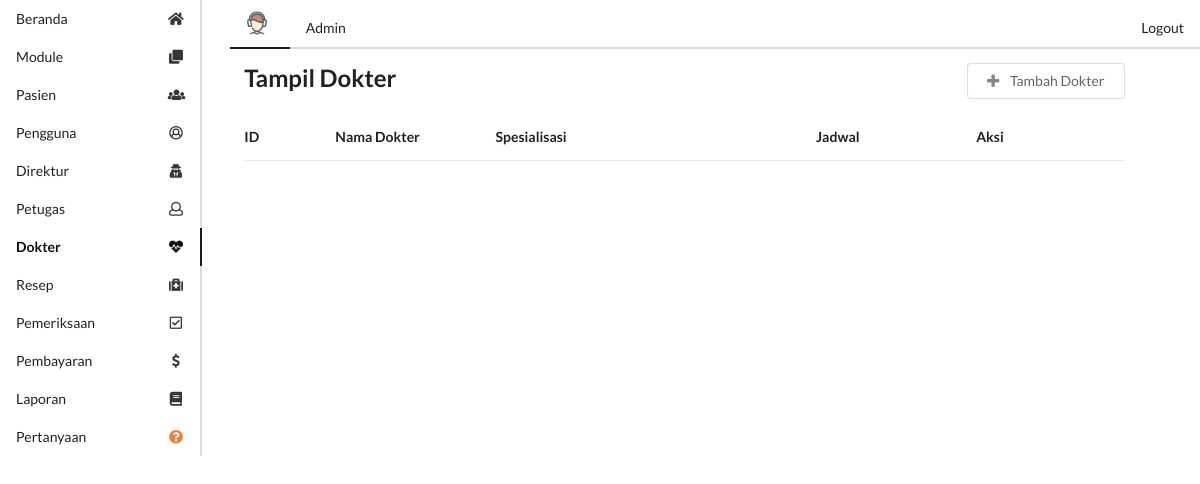
Page /u/media.php?m=dokter (signed in) on the earlier database version.
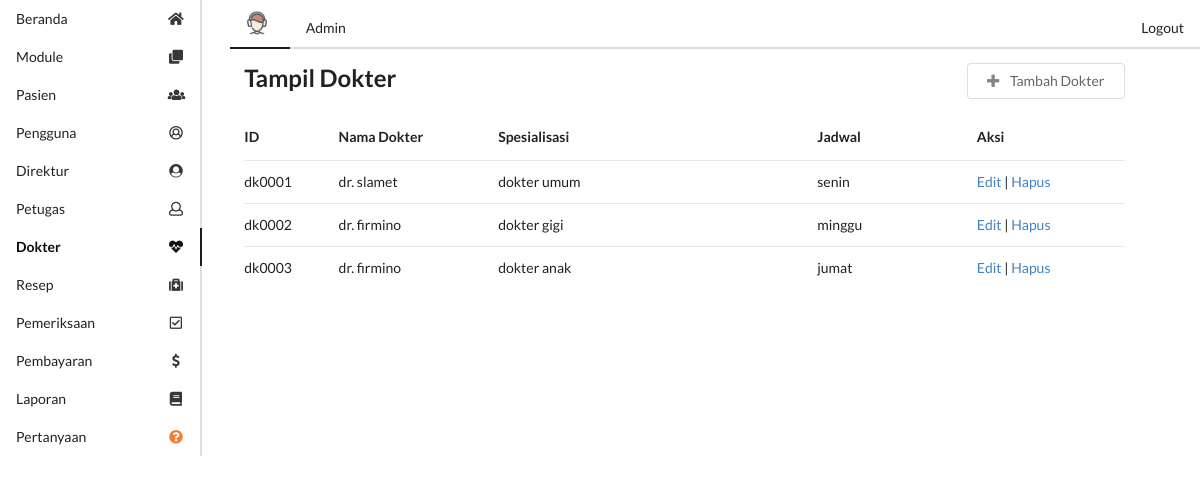
Same page on the later database version.
### tables this page shows
create table module(
    module_id int primary key auto_increment,
    module_name varchar(50) not null,
    link varchar(50),
    icon varchar(50),
    active enum('Y','N') not null default 'Y',
    access_director enum('Y','N'),
    access_admin enum('Y','N'),
    access_doctor enum('Y','N')
);

create table dokter(
    id_dokter varchar(6) primary key,
    id_pengguna varchar(6),
    nama_dokter varchar(50) not null,
    spesialisasi varchar(50) not null,
    jadwal varchar(50) not null,

    constraint fk_dok_pengguna foreign key(id_pengguna) references pengguna(id_pengguna)

);

### config/functions.php (called while the page is built, shortened)
<?php
function dbConnect()
{
    $db = new mysqli("localhost", "root", "siswanto123321", "si_klinik");
    return $db;
}
function getListModule($status)
{
    if ($status == 'dirut') {
        $akses = 'access_director';
    } else if ($status == 'dokter') {
        $akses = 'access_doctor';
    } else {
        $akses = 'access_admin';
    }
    $db = dbConnect();
    if ($db->connect_errno == 0) {
        $res = $db->query("SELECT * FROM module WHERE active='Y' AND $akses='Y' ");
        if ($res) {
            $data = $res->fetch_all(MYSQLI_ASSOC);
            return $data;
        } else {
            return false;
        }
    } else {
        return false;
    }
}

### model/Dokter.php (called while the page is built, shortened)
<?php
class Dokter
{
    function getListDokter()
    {
        $conn = dbConnect();
        if ($conn->connect_errno == 0) {
            $sql = "SELECT * FROM dokter";
            $res = $conn->query($sql);
            if ($res) {
                $data = $res->fetch_all(MYSQLI_ASSOC);
                return $data;
            } else {
                return false;
            }
        } else {
            return false;
        }
    }
}
?>

### u/menu.php (the view)
<?php
if (empty($_SESSION['username']) && empty($_SESSION['password'])) {
    header("location:index.php?error=8");
} else {
    $dataModule = getListModule($_SESSION['status']);
    foreach ($dataModule as $data) {
        $module_name = str_replace(' ', '', strtolower($data['module_name']));
        ($_GET['m'] == $module_name) ? $active = "active" : $active = "";
        echo "<a href='$data[link]' class='item $active' style='text-transform:capitalize;'>
           <i class='$data[icon] icon'></i> $data[module_name]
        </a>";
    }
}

### u/media.php (shortened to what this page needs)
<?php
if (empty($_SESSION['username']) && empty($_SESSION['password'])) {
    header("location:index.php?error=8");
} else {
    include "../config/functions.php";
    ?>
    <!DOCTYPE html>
    <html lang="en">
    <head>
        <link rel="stylesheet" href="https://cdnjs.cloudflare.com/ajax/libs/semantic-ui/2.2.2/semantic.min.css">
    <body>
    <div class="ui grid">
        <div class="three wide column">
            <div class=" ui secondary vertical pointing menu" style="width: 100%;">
                <?php include "menu.php"; ?>
            </div>
        </div>
        <div class="thirteen wide column" style="width: 100%;">
            <?php include "header.php"; ?>
            <?php include "content.php"; ?>
        </div>
    </div>
    </body>
    </html>
<?php } ?>

### u/header.php (shortened to what this page needs)
<?php
if (empty($_SESSION['username']) && empty($_SESSION['password'])) {
    header("location:index.php?error=8");
} else {
    $dir_icon = "../assets/icons/";
    if ($_SESSION['status'] == 'dirut') {
        $icon = "ic_director.png";
    } else if ($_SESSION['status'] == 'dokter') {
        $icon = "ic_doctor.png";
    } else {
        $icon = "ic_admin.png";
    }
    ?>
    <div class="ui secondary pointing menu">
        <a class="active item ui label" style="text-transform: capitalize" title="Edit Akun"
           href=<?php echo "media.php?m=pengguna&act=edit&id=$_SESSION[id_pengguna]"; ?>>
            <img class="ui right spaced avatar image"
                 src=<?php echo "$dir_icon$icon"; ?>>
        </a>
        <a class="item" style="cursor: default; text-transform: capitalize;">
            <?php echo $_SESSION['status']; ?>
        </a>
        <div class="right menu">
            <a class="ui item" id="btn-logout" type="submit">Logout</a>
        </div>
    </div>
<?php } ?>

### u/content.php
<?php
if (empty($_SESSION['username']) && empty($_SESSION['password'])) {
    header("location:index.php?error=8");
} else {
    if ($_GET['m'] == 'pengguna') {
        if ($_SESSION['status'] == 'dirut') {
            include "module/mod_pengguna/pengguna.php";
        }
    } elseif ($_GET['m'] == 'module') {
        if ($_SESSION['status'] == 'dirut' || $_SESSION['status'] == 'admin') {
            include "module/mod_module/module.php";
        }
    } elseif ($_GET['m'] == 'pasien') {
        if ($_SESSION['status'] == 'dirut' || $_SESSION['status'] == 'admin') {
            include "module/mod_pasien/pasien.php";
        }
    } elseif ($_GET['m'] == 'petugas') {
        if ($_SESSION['status'] == 'dirut' || $_SESSION['status'] == 'admin') {
            include "module/mod_petugas/petugas.php";
        }
    } elseif ($_GET['m'] == 'dokter') {
        if ($_SESSION['status'] == 'dirut' || $_SESSION['status'] == 'admin') {
            include "module/mod_dokter/dokter.php";
        }
    } else {
        echo "Modul <b>$_GET[m]</b> sedang dibuat";
    }
}

### u/module/mod_dokter/dokter.php (shortened to what this page needs)
<?php
include "../model/Dokter.php";
$m = $_GET['m'];
$aksi = "module/mod_dokter/aksi_dokter.php";
$act = isset($_GET['act']) ? $_GET['act'] : '';
$dokter = new Dokter();
switch ($act) {
    default: ?>
        <div class="ui stackable grid container">
            <div class="eleven wide column">
                <h2 class="">Tampil Dokter</h2>
            </div>
            <div class="four wide column">
                <a onclick=window.location.href="<?php echo "?m=$m&act=tambah"; ?>";
                   class="ui basic button right floated">
                    <i class="icon plus"></i>
                    Tambah Dokter
                </a>
            </div>
            <div class="fifteen wide column">
                <table class="ui selectable very basic table">
                    <thead>
                    <tr>
                        <th class="one wide">ID</th>
                        <th class="two wide">Nama Dokter</th>
                        <th class="four wide">Spesialisasi</th>
                        <th class="two wide">Jadwal</th>
                        <th class="two wide">Aksi</th>
                    </tr>
                    </thead>
                    <tbody>
                    <?php
                    $dataUsers = $dokter->getListDokter();
                    foreach ($dataUsers as $data) {
                        echo "<tr>
                <td>$data[id_dokter]</td>
                <td>$data[nama_dokter]</td>
                <td>$data[spesialisasi]</td>
                <td>$data[jadwal]</td>
                <td>
                    <a href='?m=$m&act=edit&id=$data[id_dokter]'>Edit</a> |
                    <a href='$aksi?m=$m&act=hapus&id=$data[id_dokter]'
                        onclick='return confirm(`Hapus $data[nama_dokter] ID=$data[id_dokter]?`);'>Hapus
                    </a>
                </td>
                </tr>";
                    } ?>
                    </tbody>
                </table>
            </div>
        </div>
        <?php
        break;
    case "tambah": ?>
        <?php
} ?>

Differences in the rows shown:
changed module "Direktur": icon "user secret" → "user circle" (drawn)
added dokter: id_dokter "dk0001", nama_dokter "dr. slamet", spesialisasi "dokter umum", jadwal "senin"
added dokter: id_dokter "dk0002", nama_dokter "dr. firmino", spesialisasi "dokter gigi", jadwal "minggu"
added dokter: id_dokter "dk0003", nama_dokter "dr. firmino", spesialisasi "dokter anak", jadwal "jumat"
